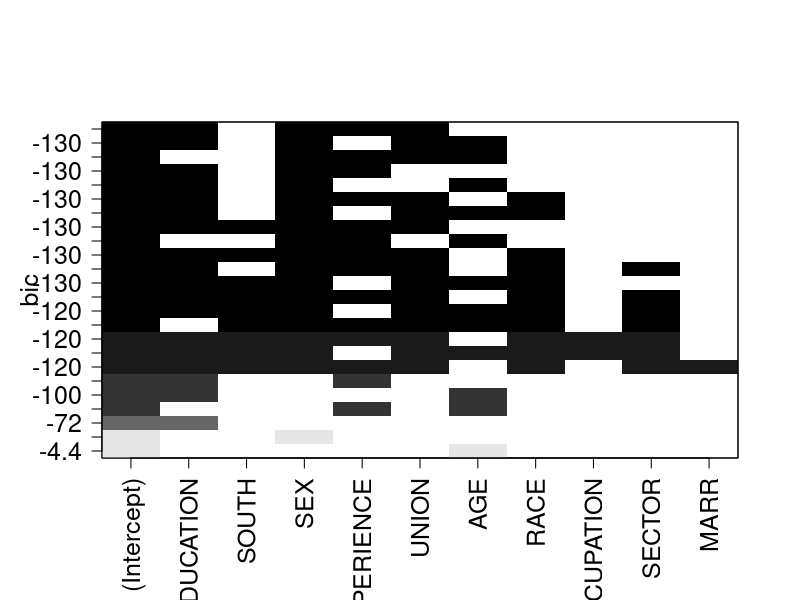
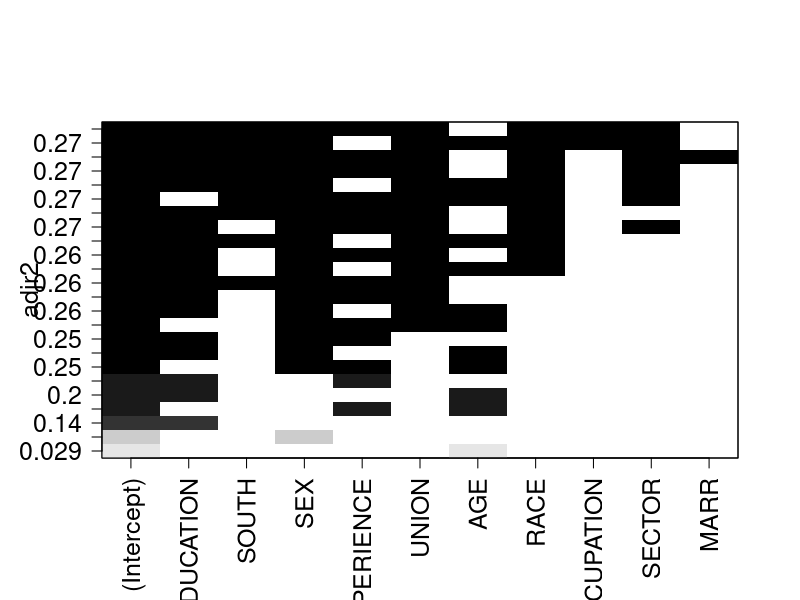

Write the R code that produced these figures, in order.
# This R Script Produces All  BIC,AIC, and Cross-Validation Results for Step 4

#install.packages("leaps")
#install.packages("tidyverse")
#install.packages("caret")

library(leaps)
library(tidyverse)
library(caret)

rm(list = ls())

cps85wages = read.table(file = "cpswages.dat", header = FALSE)
names(cps85wages) = c("EDUCATION","SOUTH", "SEX", "EXPERIENCE", "UNION", "WAGE", "AGE", "RACE", "OCCUPATION", "SECTOR", "MARR")

cps85wages

attach(cps85wages)

# Use regsubsets to calculate model selection criteria and rank models
# find out more about regsubsets:

# calculate the criteria for various candidate models:
res <- regsubsets(cps85wages$WAGE ~ ., data=cps85wages, 
                    nbest=3, # how many candidate models to display for each number of parameters included? 
                    method="exhaustive" # how to check candidate models
  )


# overview of models: which variables are included?

par(cex.axis = 1.5, cex.lab = 1.5)
plot(res, scale = "bic") # using BIC
par(cex.axis = 1.5, cex.lab = 1.5, mar = c(5,5,1,1))
plot(res, scale = "adjr2") # using adjusted Rsquared

# examine criteria in more detail:
summ <- summary(res)
selected <- summ$which # this gives a 1/0 (TRUE/FALSE) for included/excluded predictor variables
selected

attributes(summ)

# BIC
bic <- summ$bic
# which models are within +2 of model with smallest BIC?
# how many models
sum(bic < (min(bic) +2)) # 2 models within 2 of minimum
# info on those models:
cbind(bic, selected)[(bic < (min(bic) +2)), ]
# 1 for a predictor means it's included in the model

#BIC Cross Validation Tests
# Define training control
set.seed(123) 
train.control <- trainControl(method = "repeatedcv", 
                              number = 10, repeats = 10)

# Train the model
cv_model <- train(WAGE ~ ., data = cps85wages, method = "lm",
                  trControl = train.control)

cv_bic1 <- train(WAGE ~ EDUCATION+SEX+EXPERIENCE+UNION, data = cps85wages, method = "lm",
               trControl = train.control)

cv_bic2 <- train(WAGE ~ EDUCATION+SEX+UNION+AGE, data = cps85wages, method = "lm",
                   trControl = train.control)

cv_bic3 <- train(WAGE ~ SEX+EXPERIENCE+UNION+AGE, data = cps85wages, method = "lm",
                   trControl = train.control)

# Summarize the results
print(cv_model)
print(cv_bic1)
print(cv_bic2)
print(cv_bic3)

min(c(4.351149,4.363351,4.363794))
min(c(0.287044,0.286095,0.2865341))
mean(c(3.188479,3.190695, 3.191397))

# AIC
# Adjusted Rsquared:
# (No rule of thumb here, just looking at the models within 1% of the best model)
cbind(summ$adjr2, selected)[(summ$adjr2 > (max(summ$adjr2) -0.01)), ]

cv_aic1 <- train(WAGE ~ EDUCATION+SEX+EXPERIENCE+UNION, data = cps85wages, method = "lm",
                   trControl = train.control)
cv_aic2 <- train(WAGE ~ EDUCATION+SEX+UNION+AGE, data = cps85wages, method = "lm",
                 trControl = train.control)
cv_aic3 <- train(WAGE ~ SEX+EXPERIENCE+UNION+AGE, data = cps85wages, method = "lm",
                 trControl = train.control)

cv_aic4 <- train(WAGE ~ EDUCATION+SEX+EXPERIENCE+UNION+RACE, data = cps85wages, method = "lm",
                 trControl = train.control)
cv_aic5 <- train(WAGE ~ EDUCATION+SEX+UNION+AGE+RACE, data = cps85wages, method = "lm",
                 trControl = train.control)
cv_aic6 <- train(WAGE ~ EDUCATION+SOUTH+SEX+EXPERIENCE+UNION, data = cps85wages, method = "lm",
                 trControl = train.control)
print(cv_aic1)
print(cv_aic2)
print(cv_aic3)
print(cv_aic4)
print(cv_aic5)
print(cv_aic6)



mean(c(4.353261,4.363868,4.363367,4.357479,4.354874,4.349955))
mean(c(0.2867345,0.2874234,0.2914519,0.2898737,0.2855159,0.290442 ))
mean(c(3.184384,3.190609,3.196297,3.169784,3.165077,3.167207))
